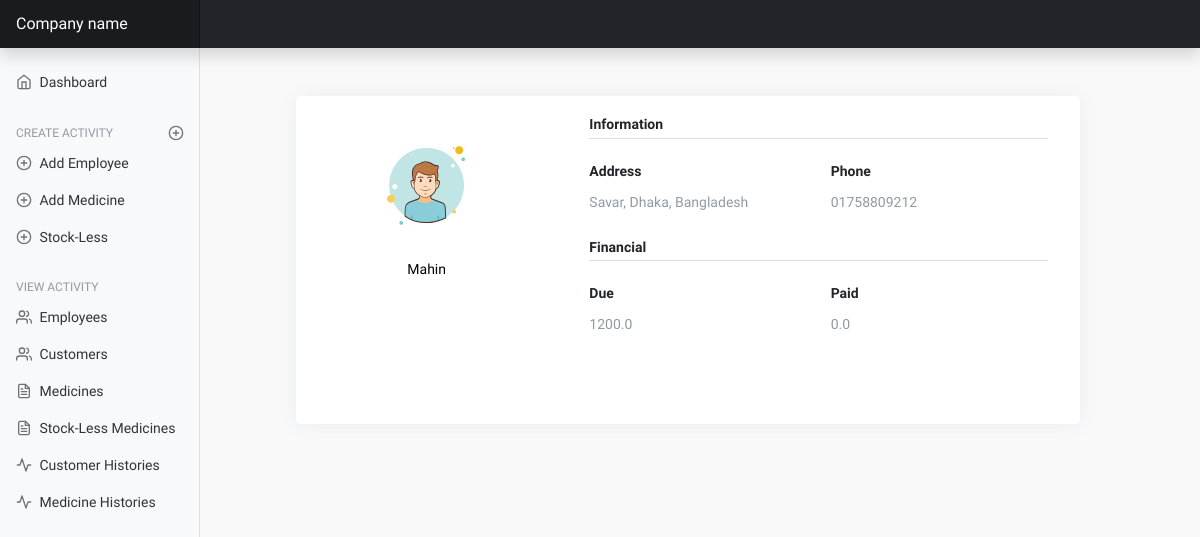
The app's page /customer-profile/7/, older data.
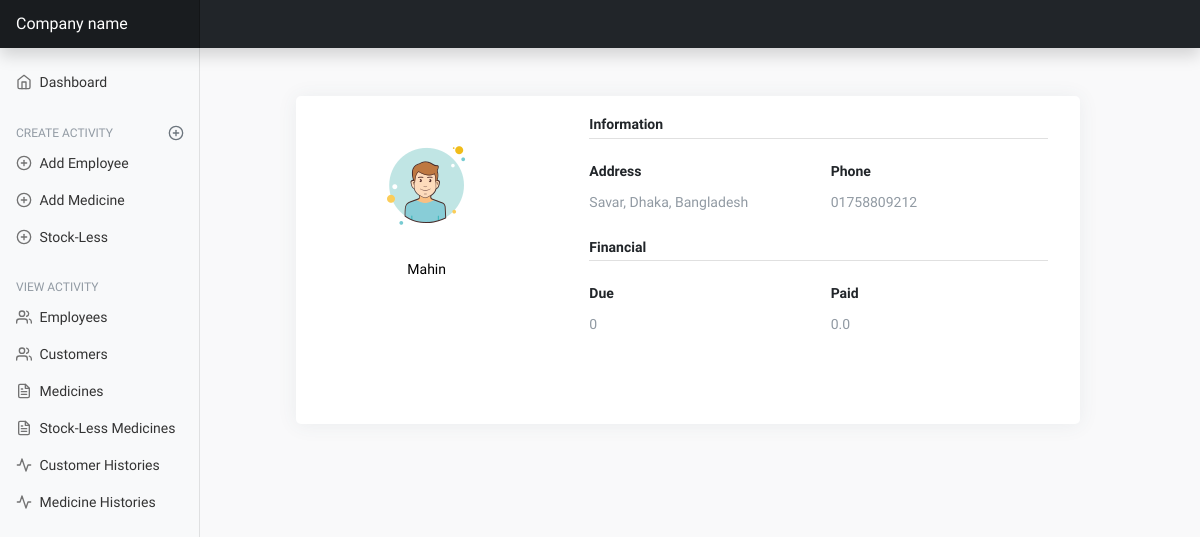
The same page, newer data.
### mainApp/models/customer.py (models this page shows, shortened)
class Customer(Common, TimeStamp):
    customer_name = models.CharField(max_length=255)
    medicine_price = models.FloatField(default=0.0)
    payment = models.FloatField(blank=True, default=0.0, null=True)
    payment_at_a_time = models.FloatField(default=0)
    class Meta:
        ordering = ('-updated_at',)
    def customer_due(self):
        if self.medicine_price > self.payment:
            return self.medicine_price - self.payment
        else:
            return 0

### mainApp/views/customer_view.py (the view)
# urls.py: path('customer-profile/<int:pk>/', customer_view.customer_profile, name='customer-profile'),
def customer_profile(request, pk):
    customer = Customer.objects.get(id=pk)
    return render(request, 'customer/customer_profile.html', {'customer': customer})

### mainApp/templates/customer/customer_profile.html (shortened to what this page needs)
{% extends 'base.html' %}
{% load static %}
{% block content %}
<div class="page-content page-container" id="page-content" >
    <div class="padding">
        <div class="row container d-flex justify-content-center">
            <div class="col-xl-12 col-md-12">
                <div class="card user-card-full">
                    <div class="row m-l-0 m-r-0">
                        <div class="col-sm-4 bg-c-lite user-profile">
                            <div class="card-block text-center text-white">
                                <div class="m-b-25"> <img src="{% static './images/user.png' %}" class="img-radius" alt="User-Profile-Image"> </div>
                                <h6 style="color:black">{{customer.customer_name}}</h6>
                            </div>
                        </div>
                        <div class="col-sm-8">
                            <div class="card-block">
                                <h6 class="m-b-20 p-b-5 b-b-default f-w-600">Information</h6>
                                <div class="row">
                                    <div class="col-sm-6">
                                        <p class="m-b-10 f-w-600">Address</p>
                                        <h6 class="text-muted f-w-400">{{customer.address}}</h6>
                                    </div>
                                    <div class="col-sm-6">
                                        <p class="m-b-10 f-w-600">Phone</p>
                                        <h6 class="text-muted f-w-400">{{customer.phone_number}}</h6>
                                    </div>
                                </div>
                                <h6 class="m-b-20 m-t-40 p-b-5 b-b-default f-w-600">Financial</h6>
                                <div class="row">
                                    <div class="col-sm-6">
                                        <p class="m-b-10 f-w-600">Due</p>
                                        <h6 class="text-muted f-w-400">{{customer.customer_due}}</h6>
                                    </div>
                                    <div class="col-sm-6">
                                        <p class="m-b-10 f-w-600">Paid</p>
                                        <h6 class="text-muted f-w-400">{{customer.payment}}</h6>
                                    </div>
                                </div>
                                <ul class="social-link list-unstyled m-t-40 m-b-10">
                                    <li></li>
                                    <li></li>
                                    <li></li>
                                </ul>
                            </div>
                        </div>
                    </div>
                </div>
            </div>
        </div>
    </div>
</div>
{% endblock content %}

Row changes from the older to the newer data that the page shows:
changed Customer "Mahin": customer_due "1200.0" → "0"
